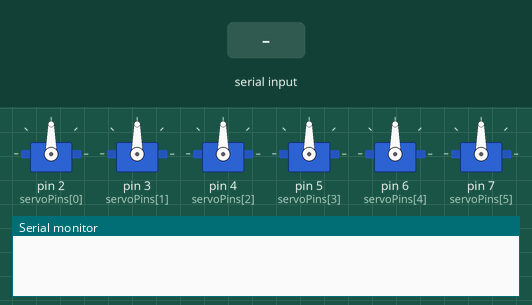
Bench run of a sketch on a simulated Arduino Uno, built with avr-gcc and run on an emulated ATmega328P. On the bench: 6 × servo, the last lines printed to the serial monitor. Inputs (shaded band) come from the test bench.

Above: at 1.7 s.
1.8 s: "90 45\n" received over Serial
At 4.6 s:
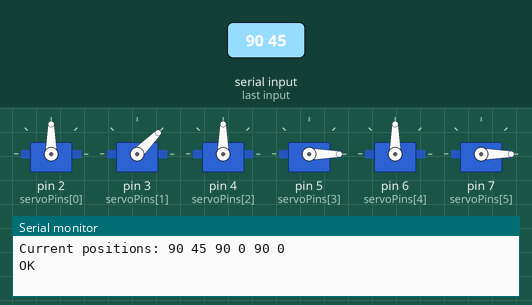
4.8 s: "30 150\n" received over Serial
At 7.61 s:
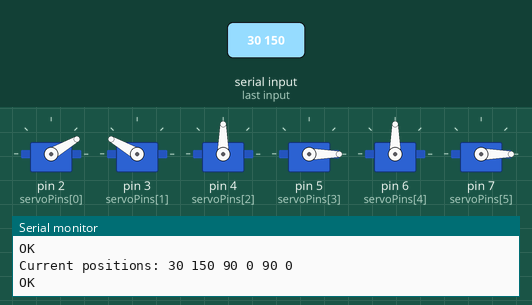
7.8 s: "5\n" received over Serial
At 9.2 s:
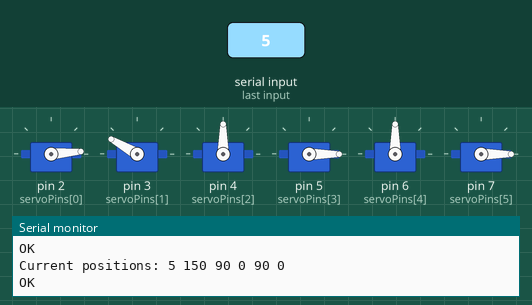
9.9 s: "90\n" received over Serial
At 12.7 s:
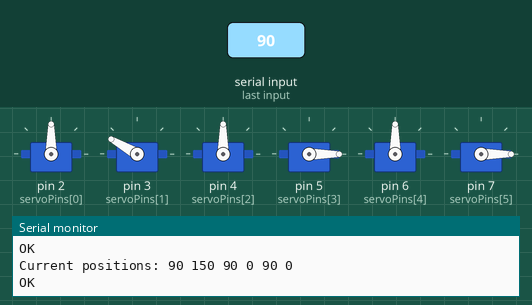
12.9 s: "200\n" received over Serial
At 15.5 s:
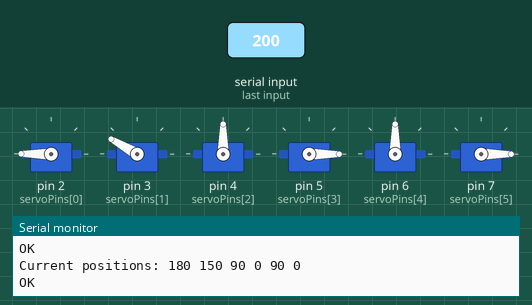
15.9 s: "90 45\n" received over Serial
At 16.35 s:
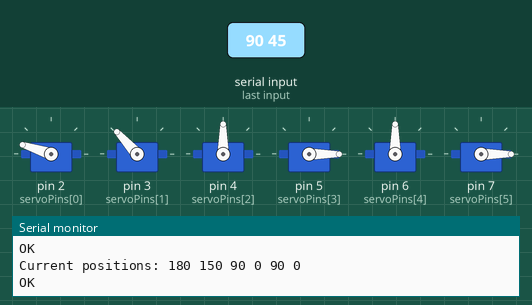
Timing chart, 0 to 19.9 s (numbered marks = the images above; inputs shaded):
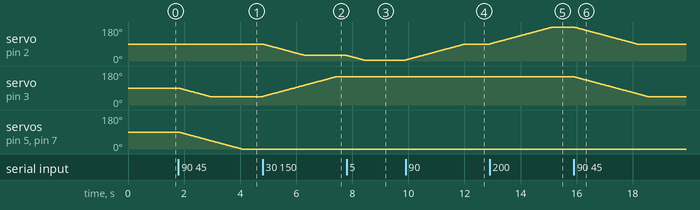

Measured:
- after the input at 1.8 s, servo on pin 3 (servoPins[1]): moves from 90° to 45° over 1.1 s, starting at once; servo on pin 5 (servoPins[3]), servo on pin 7 (servoPins[5]): moves from 90° to 0° over 2.2 s, starting at once
- after the input at 4.8 s, servo on pin 2 (servoPins[0]): moves from 90° to 30° over 1.5 s, starting at once; servo on pin 3 (servoPins[1]): moves from 45° to 150° over 2.6 s, starting at once
- after the input at 7.8 s, servo on pin 2 (servoPins[0]): moves from 30° to 5° over 0.60 s, starting at once
- after the input at 9.9 s, servo on pin 2 (servoPins[0]): moves from 5° to 90° over 2.1 s, starting at once
- after the input at 12.9 s, servo on pin 2 (servoPins[0]): moves from 90° to 180° over 2.2 s, starting at once
- after the input at 15.9 s, servo on pin 2 (servoPins[0]): moves from 180° to 90° over 2.2 s, starting at once; servo on pin 3 (servoPins[1]): moves from 150° to 45° over 2.6 s, starting at once

The sketch:

ForwardKinematics.ino
```cpp
#include <Servo.h>
#include <math.h>

#define NUM_SERVOS 6

void parseCommand(String input);
void moveServos();
void reportPositions();

Servo servos[NUM_SERVOS];

int servoPins[] = {2, 3, 4, 5, 6, 7};
int current[] = {90, 90, 90, 90, 90, 90};
int target[] = {90, 90, 90, 0, 90, 0};

void setup() {
  // put your setup code here, to run once:
  Serial.begin(9600);

  for(int i = 0; i < NUM_SERVOS; i++)
  {
    servos[i].attach(servoPins[i]);
    servos[i].write(current[i]);
  }
  delay(500);
}

void loop() {
  // put your main code here, to run repeatedly:
  if (Serial.available()) {
    String input = Serial.readStringUntil('\n');
    input.trim();
    parseCommand(input);
    moveServos();
    reportPositions();

  }

}

void parseCommand(String input) {
  input.replace(',', ' ');
  int idx = 0;

  while (input.length() > 0 && idx < NUM_SERVOS) {
    int spaceIndex = input.indexOf(' ');
    String val = (spaceIndex == -1) ? input : input.substring(0, spaceIndex);
    val.trim();

    if (val.length() > 0) {
      target[idx] = constrain(val.toInt(), 0, 180);
      idx++;
    }

    if (spaceIndex == -1) break;
    input = input.substring(spaceIndex + 1);
  }
}

void moveServos()
{
  bool moving = true;

  while(moving)
  {
    moving = false;

    for (int i = 0; i < NUM_SERVOS; i++) {
      if (current[i] != target[i]) {
        moving = true;

        if (current[i] < target[i]) current[i]++;
        else current[i]--;

        servos[i].write(current[i]);
      }
    }
    delay(25);
  }
}

void reportPositions()
{
  Serial.print("Current positions: ");
  for (int i = 0; i < NUM_SERVOS; i++) {
    Serial.print(current[i]);
    if (i < NUM_SERVOS - 1) Serial.print(" ");
  }

  Serial.println();
  Serial.print("OK");
  Serial.println();
}
```
